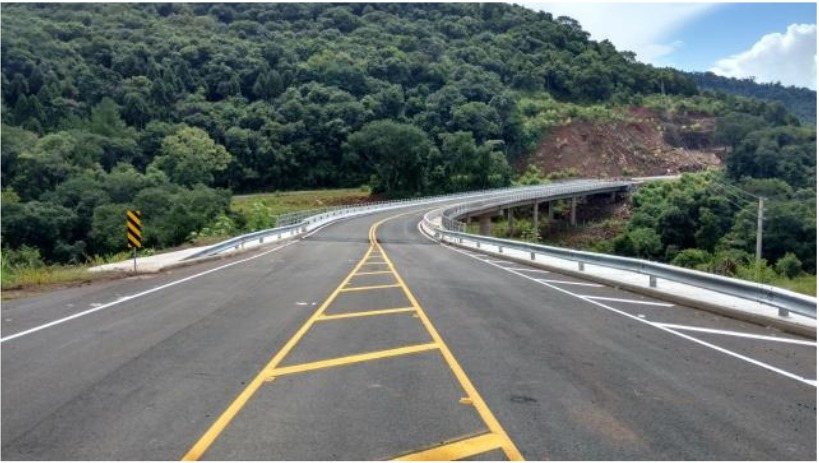
#> input picture Trailhead PDI/imgs/Ponte.jpg, 819 x 463 px
$ python '2.1-Cortando uma imagem.py'
#> lines starting #> are read from the running program, lines starting #| are printed output that depends on the picture
import cv2
imagem = cv2.imread('imgs/Ponte.jpg')
#> imagem is the input picture: shape (463, 819, 3); mean B, G, R 105.8, 109.8, 102.1
recorte = imagem[100:200, 100:200]
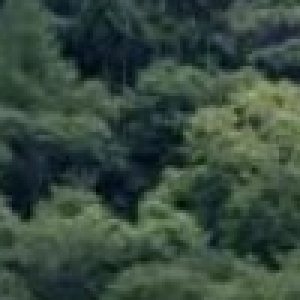
#> recorte: shape (100, 100, 3) (shown 3 times larger); mean B, G, R 61.7, 73.4, 54.8
cv2.imshow("Recorte da imagem", recorte)
cv2.imwrite("recorte.jpg", recorte) #salva no disco

$ run again, with Trailhead PDI/imgs/flipped_seville.png saved as Trailhead PDI/imgs/Ponte.jpg
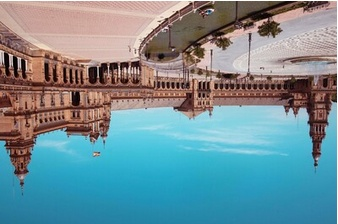
#> input picture Trailhead PDI/imgs/flipped_seville.png, 338 x 224 px
#> imagem is the input picture: shape (224, 338, 3); mean B, G, R 150.8, 143, 114.1
#> `recorte = imagem[100:200, 100:200]`:
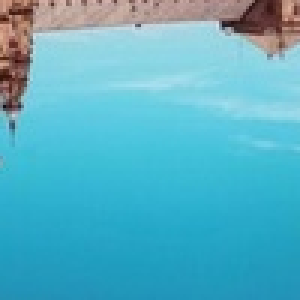
#> recorte: shape (100, 100, 3) (shown 3 times larger); mean B, G, R 197.8, 177.1, 86.5
